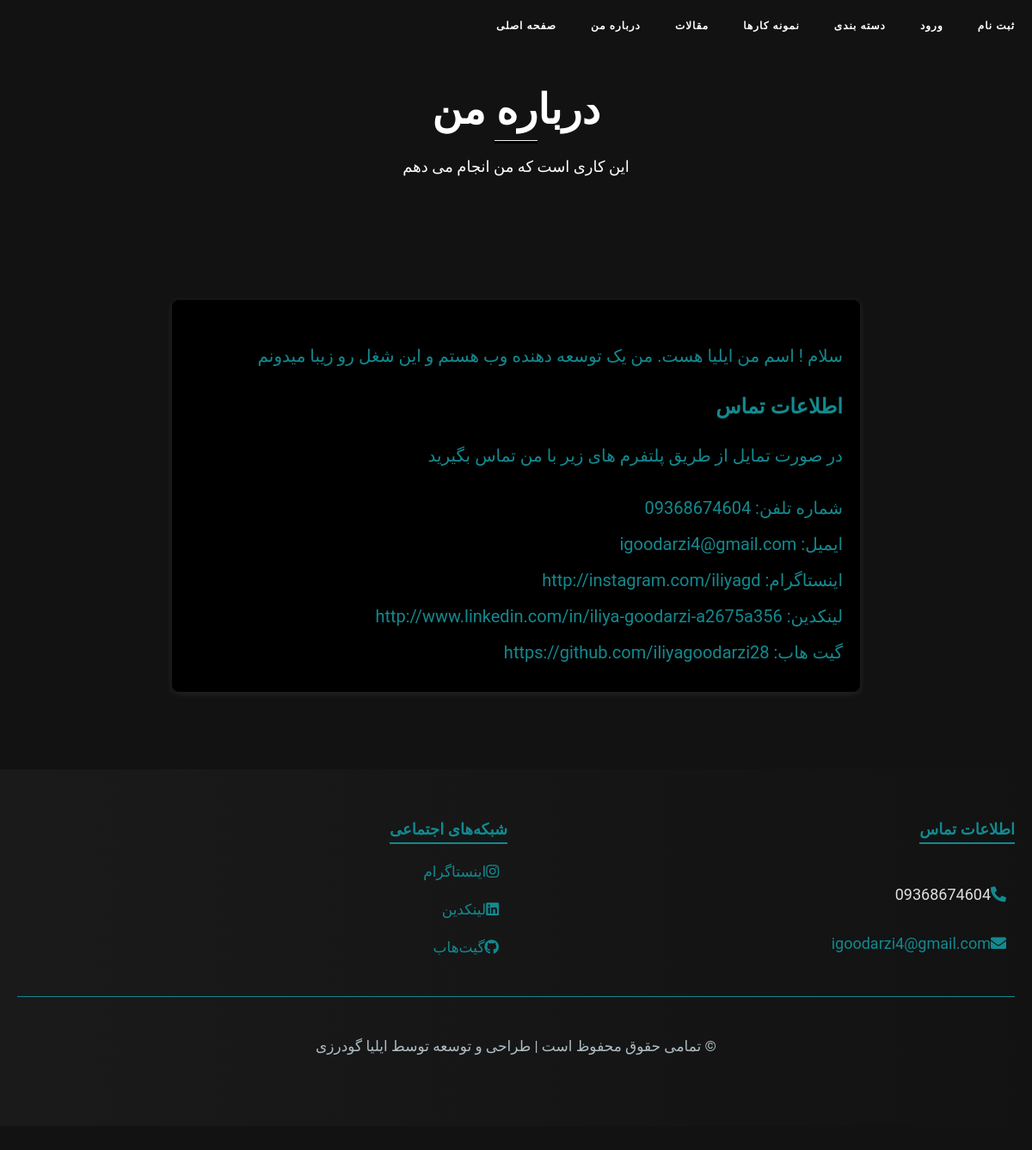
The page /about/ on the database its author committed.
### site_info/models.py (models this page shows, shortened)
class SiteInfo(models.Model):
    name = models.CharField(max_length=255, verbose_name="نام سایت")
    description = models.TextField(blank=True, null=True, verbose_name="توضیحات")
    image = models.ImageField(upload_to='logo/%Y/%m/%d', blank=True)
    phone = models.CharField(max_length=20, blank=True, null=True, verbose_name="شماره تلفن")
    email = models.EmailField(max_length=254, blank=True, null=True, verbose_name="ایمیل")
    x = models.URLField(blank=True, null=True, verbose_name="لینک ایکس")
    instagram = models.URLField(blank=True, null=True, verbose_name="لینک اینستاگرام")
    linkedin = models.URLField(blank=True, null=True, verbose_name="لینک لینکدین")
    youtube = models.URLField(blank=True, null=True, verbose_name="لینک یوتیوب")
    github = models.URLField(blank=True, null=True, verbose_name="لینک گیت هاب")
    created_at = models.DateTimeField(auto_now_add=True, verbose_name='تاریخ ایجاد')
    updated_at = models.DateTimeField(auto_now=True, verbose_name='تاریخ آخرین بروزرسانی')
    class Meta:
        verbose_name = "تنظیمات سایت"
        verbose_name_plural = "تنظیمات سایت"
        ordering = ['-created_at']
    @classmethod
    def get_info(cls):
        return cls.objects.first()

### home/views.py (the view)
# urls.py: path('about/', views.AboutView.as_view(), name='about'),
class AboutView(BaseSiteInfoView):
    template_name = 'home/about.html'

### home/views.py (called while the page is built)
    def get_context_data(self, **kwargs):
        context = super().get_context_data(**kwargs)
        context['site_info'] = SiteInfo.get_info()
        return context

### site_info/context_processors.py (called while the page is built)
def site_info(request):
    return {
        'site_info': SiteInfo.get_info(),
    }

### home/templates/home/about.html (shortened to what this page needs)
{% extends 'home/base.html' %}
{% load static %}
{% block content %}
<header class="big-header">
    <div class="boxy-container">
        <div class="rowy-row">
            <div class="col-wide">
                <div class="giant-title">
                    <h1>درباره من</h1>
                    <hr class="tinny-line">
                    <span class="tiny-description">این کاری است که من انجام می دهم</span>
                </div>
            </div>
        </div>
    </div>
</header>
<div class="big-content">
    <div class="rowy-content">
        <div class="wide-box">
            <p dir="rtl">{{ site_info.description }}</p>
            <div class="infoy-stuff">
                <h2 dir="rtl">اطلاعات تماس</h2>
                <p dir="rtl">در صورت تمایل از طریق پلتفرم های زیر با من تماس بگیرید</p>
                <ul class="billy-list" dir="rtl">
                    {% if site_info.phone %}
                        <li>شماره تلفن: {{ site_info.phone }}</li>
                    {% endif %}
                    {% if site_info.email %}
                        <li>ایمیل: <a href="mailto:{{ site_info.email }}" target="_blank" rel="noopener noreferrer">{{ site_info.email }}</a></li>
                    {% endif %}
                    {% if site_info.instagram %}
                        <li>اینستاگرام: <a href="{{ site_info.instagram }}" target="_blank" rel="noopener noreferrer">{{ site_info.instagram }}</a></li>
                    {% endif %}
                    {% if site_info.linkedin %}
                        <li>لینکدین: <a href="{{ site_info.linkedin }}" target="_blank" rel="noopener noreferrer">{{ site_info.linkedin }}</a></li>
                    {% endif %}
                    {% if site_info.github %}
                        <li>گیت هاب: <a href="{{ site_info.github }}" target="_blank" rel="noopener noreferrer">{{ site_info.github }}</a></li>
                    {% endif %}
                </ul>
            </div>
        </div>
    </div>
</div>
{% endblock %}

### home/templates/home/footer.html (shortened to what this page needs)
<footer class="footer-section">
    <div class="footer-container">
        <div class="footer-row">
            <div class="footer-column contact-column">
                <h4 class="footer-title">اطلاعات تماس</h4>
                <div class="contact-details">
                    <p class="contact-info">
                        <i class="fas fa-phone-alt"></i>{{ site_info.phone }}
                    </p>
                    <p class="contact-info">
                        <i class="fas fa-envelope"></i>
                        <a href="mailto:{{ site_info.email }}" class="contact-link">{{ site_info.email }}</a>
                    </p>
                </div>
            </div>
            <div class="footer-column social-column">
                <h4 class="footer-title">شبکه‌های اجتماعی</h4>
                <ul class="social-list">
                    {% if site_info.instagram %}
                        <li class="social-item">
                            <a href="{{ site_info.instagram }}" target="_blank" class="social-anchor">
                                <i class="fab fa-instagram"></i> اینستاگرام
                            </a>
                        </li>
                    {% endif %}
                    {% if site_info.linkedin %}
                        <li class="social-item">
                            <a href="{{ site_info.linkedin }}" target="_blank" class="social-anchor">
                                <i class="fab fa-linkedin"></i> لینکدین
                            </a>
                        </li>
                    {% endif %}
                    {% if site_info.github %}
                        <li class="social-item">
                            <a href="{{ site_info.github }}" target="_blank" class="social-anchor">
                                <i class="fab fa-github"></i> گیت‌هاب
                            </a>
                        </li>
                    {% endif %}
                </ul>
            </div>
        </div>
        <div class="footer-bottom">
            <p class="copyright-text">© {{ current_year }} تمامی حقوق محفوظ است | طراحی و توسعه توسط ایلیا گودرزی</p>
        </div>
    </div>
</footer>

### static/css/blog_detail.css (style rules this page uses)
body { margin: 0; padding: 0; font-family: 'Vazir', 'Arial', sans-serif; background-color: #000; color: #fff; line-height: 1.8; direction: rtl; }

### static/css/blog_b.css (style rules this page uses)
body { background-color: #121212; color: #13898f; font-family: 'Roboto', sans-serif; line-height: 1.6; }

### static/css/category.css (style rules this page uses)
body { font-family: 'Roboto', sans-serif; background-color: #121212; color: #e0e0e0; margin: 0; padding: 0; }

### static/css/category_detail.css (style rules this page uses)
body { font-family: 'Roboto', sans-serif; background-color: #121212; color: #e0e0e0; margin: 0; padding: 0; }

### static/css/about_a.css (style rules this page uses)
body { font-family: 'Arial', sans-serif; line-height: 1.6; margin: 0; padding: 0; background-color: #000000; color: #ffffff; }
.big-header { background-size: cover; background-position: center; padding: 100px 0; text-align: center; color: white; }
.giant-title h1 { font-size: 48px; margin: 0; }
.tinny-line { width: 50px; height: 3px; background: #000000; margin: 10px auto; }
.tiny-description { font-size: 18px; }
.big-content { padding: 40px 20px; }
.rowy-content { max-width: 800px; margin: 0 auto; }
.wide-box { background: #000000; border-radius: 8px; padding: 20px; box-shadow: 0 2px 10px rgba(231, 215, 215, 0.1); }
.infoy-stuff h2 { font-size: 24px; margin-top: 20px; }
.billy-list { list-style-type: none; padding: 0; }
.billy-list li { margin: 10px 0; }
.billy-list a { color: #13898f; text-decoration: none; }

### static/css/footers.css (style rules this page uses)
.footer-section { background: linear-gradient(to right, #1a1a1a, #121212); color: #e0e0e0; padding: 50px 20px; font-family: 'Roboto', sans-serif; }
.footer-container { max-width: 1200px; margin: 0 auto; }
.footer-row { display: flex; flex-wrap: wrap; justify-content: space-between; gap: 20px; }
.footer-column { flex: 1; min-width: 250px; }
.footer-title { font-size: 1.8rem; margin-bottom: 15px; color: #13898f; border-bottom: 2px solid #13898f; display: inline-block; padding-bottom: 5px; }
.contact-details, .social-list { line-height: 2; }
.contact-info, .social-item { font-size: 1.8rem; margin-bottom: 10px; display: flex; align-items: center; }
.contact-info i, .social-anchor i { margin-right: 10px; color: #13898f; }
.contact-link, .social-anchor { color: #13898f; text-decoration: none; transition: color 0.3s ease; }
.social-list { list-style: none; padding: 0; margin: 0; }
.social-item { margin-bottom: 10px; }
.social-anchor { font-size: 1.7rem; text-decoration: none; display: flex; align-items: center; transition: all 0.3s ease-in-out; }
.footer-bottom { text-align: center; margin-top: 30px; padding-top: 15px; border-top: 1px solid #13898f; font-size: 1.7rem; color: #b0bec5; }

### static/css/resume_details.css (style rules this page uses)
body { background-color: #121212; color: #e0e0e0; font-family: 'Vazir', 'Roboto', sans-serif; line-height: 1.8; margin: 0; padding: 0; }

### static/css/resume_list.css (style rules this page uses)
body { background-color: #121212; color: #13898f; font-family: 'Roboto', sans-serif; line-height: 1.6; }

### rows shown on the page
SiteInfo: description "سلام ! اسم من ایلیا هست. من یک توسعه دهنده وب هستم و این شغل رو زیبا میدونم", phone "09368674604", email "igoodarzi4@gmail.com", instagram "http://instagram.com/iliyagd", linkedin "http://www.linkedin.com/in/iliya-goodarzi-a2675a356", github "https://github.com/iliyagoodarzi28"
